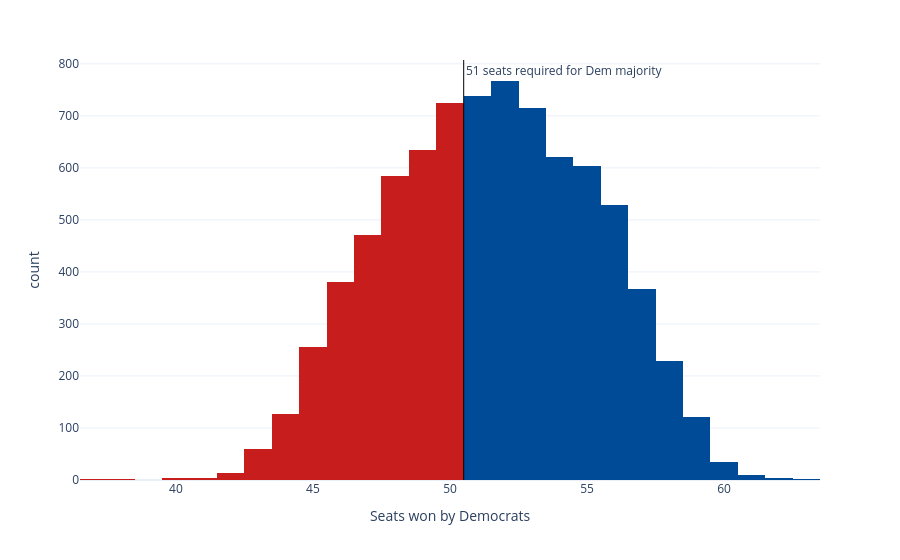

Notebook code for this chart:
### Code cell
sims_hist = px.histogram(seat_sims, x='seats', nbins=np.unique(seat_sims['seats']).shape[0]*2, color='winner',
                         color_discrete_map={'Democrats': '#004b97', 'Republicans': '#c71e1d'},
                         labels={'seats':'Seats won by Democrats', 'winner': 'Winner'}, template='plotly_white')
sims_hist.update_traces(showlegend=False)
sims_hist.add_vline(x=50.5, line_width=1, line_color='black', annotation_text='51 seats required for Dem majority', 
                    annotation_position='top right')
sims_hist

### Figure 1 — Plotly figure (JSON) as saved in the notebook; plotly's stock layout.template omitted (floating-point values rounded to 4 significant figures; data arrays with more than 128 entries replaced by an {"elided": "..."} marker saying what was removed)
{"data": [{"bingroup": "x", "hovertemplate": "Winner=Democrats<br>Seats won by Democrats=%{x}<br>count=%{y}<extra></extra>", "legendgroup": "Democrats", "marker": {"color": "#004b97", "pattern": {"shape": ""}}, "name": "Democrats", "nbinsx": 52, "orientation": "v", "showlegend": false, "type": "histogram", "x": {"elided": "4742 int values"}, "xaxis": "x", "yaxis": "y"}, {"bingroup": "x", "hovertemplate": "Winner=Republicans<br>Seats won by Democrats=%{x}<br>count=%{y}<extra></extra>", "legendgroup": "Republicans", "marker": {"color": "#c71e1d", "pattern": {"shape": ""}}, "name": "Republicans", "nbinsx": 52, "orientation": "v", "showlegend": false, "type": "histogram", "x": {"elided": "3258 int values"}, "xaxis": "x", "yaxis": "y"}], "layout": {"annotations": [{"showarrow": false, "text": "51 seats required for Dem majority", "x": 50.5, "xanchor": "left", "xref": "x", "y": 1, "yanchor": "top", "yref": "y domain"}], "barmode": "relative", "legend": {"title": {"text": "Winner"}, "tracegroupgap": 0}, "margin": {"t": 60}, "shapes": [{"line": {"color": "black", "width": 1}, "type": "line", "x0": 50.5, "x1": 50.5, "xref": "x", "y0": 0, "y1": 1, "yref": "y domain"}], "xaxis": {"anchor": "y", "domain": [0, 1], "title": {"text": "Seats won by Democrats"}}, "yaxis": {"anchor": "x", "domain": [0, 1], "title": {"text": "count"}}}}
